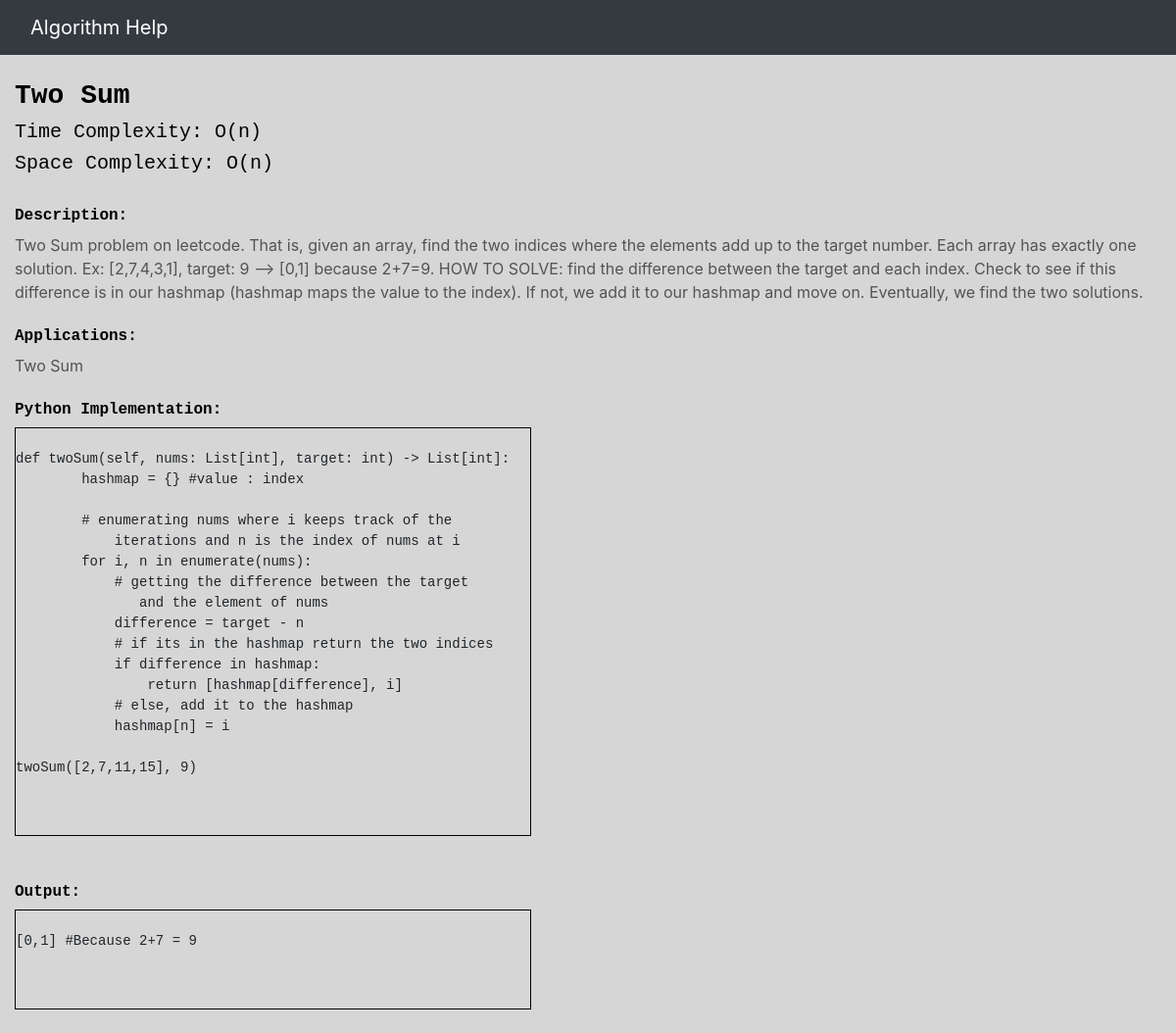
/viewalgo/displayalgo/5, run on the app's committed database.
### addAlgo/models.py (models this page shows, shortened)
class addAlgorithm(models.Model):
    name = models.CharField("Name of Algorithm", max_length=30, blank=False, default=' ')
    timeComplexity = models.CharField("Time Complexity", max_length=30, blank=False, default=' ')
    spaceComplexity = models.CharField("Space Complexity", max_length=30, blank=True)
    description = models.TextField("Description", blank=True)
    applications = models.CharField("Applications", max_length=200, blank=True)
    implementation = models.TextField("Implementation", blank=True)
    output = models.TextField("Output", blank=True)

### addAlgo/views.py (the view)
# urls.py: path('viewalgo/displayalgo/<int:id>', displayAlgo, name="displayalgo.html"),
def displayAlgo(request, id):
    data_id = int(id)
    data = addAlgorithm.objects.get(id=data_id)
    context = data
    return render(request, "displayalgo.html", {"specificData": context})

### templates/displayalgo.html
{% extends "base.html" %}
{% block content %}
<h3>
    <strong>{{specificData.name}}</strong>
</h3>
<h5>Time Complexity: {{specificData.timeComplexity}}</h5>
<h5>Space Complexity: {{specificData.spaceComplexity}}</h5>
<br>
<h6><strong>Description:</strong></h6>
{{specificData.description}}
<br>
<br>
<h6><strong>Applications:</strong></h6>
{{specificData.applications}}
<br>
<br>
<h6><strong>Python Implementation:</strong></h6>
<div class="codeblock">
    <pre>
    <code>
{{specificData.implementation}}
    </code>
    </pre>
</div>
<br>
<br>
<h6><strong>Output:</strong></h6>
<div class="codeblock">
    <pre>
    <code>
{{specificData.output}}
    </code>
    </pre>
</div>
{% endblock content %}

### static/main.css (style rules this page uses)
body { background: #d6d6d6; color: #535353; margin-top: 5rem; }
h1, h2, h4, h5, h6 { color: #000000; font-family: "Courier New"; }
h3 { color: #000000; font-family: "Courier New"; }
.codeblock { background: #d6d6d6; width: 45%; padding-left: 20px 10px; border: 1px solid #030303; }

### data on the page
addAlgorithm: name "Two Sum", timeComplexity "O(n)", spaceComplexity "O(n)", description "Two Sum problem on leetcode. That is, given an array, find the two indices where the elements add up to the target number. Each array has exactly one solution. Ex: [2,7,4,3,1], target: 9 --> [0,1] because 2+7=9. HOW TO SOLVE: find the difference between the target and each index. Check to see if this difference is in our hashmap (hashmap maps the value to the index). If not, we add it to our hashmap and move on. Eventually, we find the two solutions.", applications "Two Sum", implementation "def twoSum(self, nums: List[int], target: int) -> List[int]: hashmap = {} #value : index # enumerating nums where i keeps track of the iterations and n is the index of nums at i for i, n in enumerate(nums): # getting the difference between the target and the element of nums difference = target - n # if its in the hashmap return the two indices if difference in hashmap: return [hashmap[difference], i] # else, add it to the hashmap hashmap[n] = i twoSum([2,7,11,15], 9)", output "[0,1] #Because 2+7 = 9"
